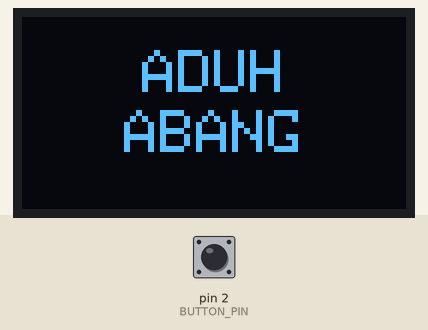
This sketch was run on a simulated Arduino Uno, built with avr-gcc and run on an emulated ATmega328P. Shown: 128×64 one-colour display. The test bench sets the inputs (shaded band); at power-on: pin 2 (BUTTON_PIN) HIGH.

Above: at 0.99 s.
1.3 s: pin 2 (BUTTON_PIN) pulled LOW for 3.2 s
At 4.84 s:
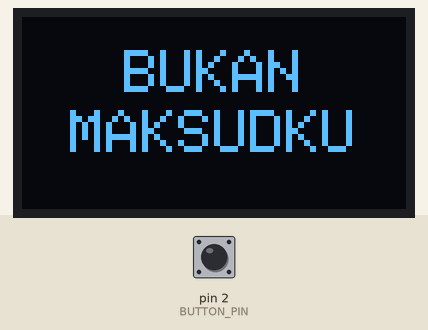
5.1 s: pin 2 (BUTTON_PIN) pulled LOW for 0.15 s
At 5.7 s:
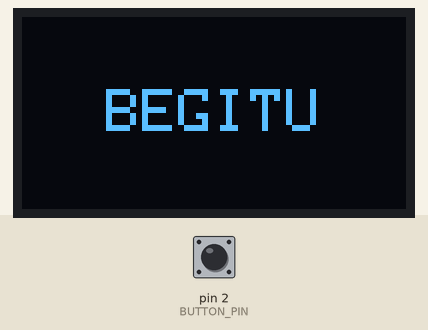
5.8 s: pin 2 (BUTTON_PIN) pulled LOW for 1 s
At 6.93 s:
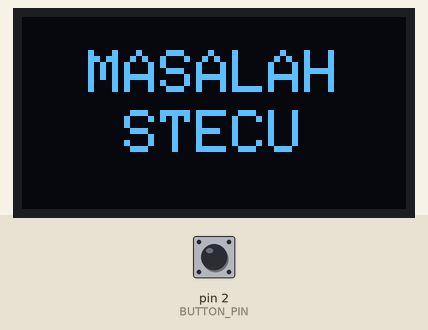
7.4 s: pin 2 (BUTTON_PIN) pulled LOW for 0.15 s
At 7.81 s:
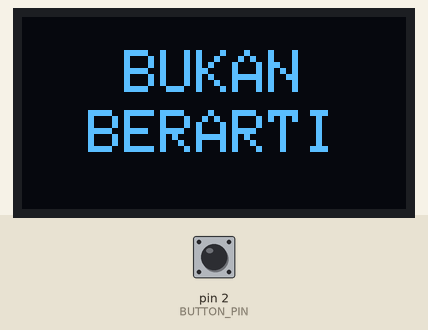
8.1 s: pin 2 (BUTTON_PIN) pulled LOW for 0.15 s
At 8.67 s:
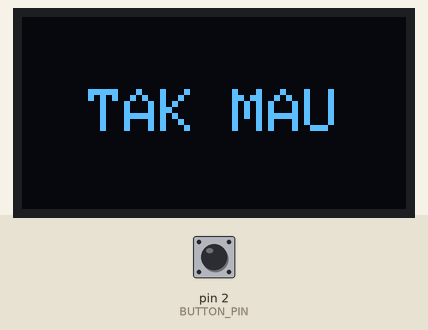
8.8 s: pin 2 (BUTTON_PIN) pulled LOW for 1 s
At 9.93 s:
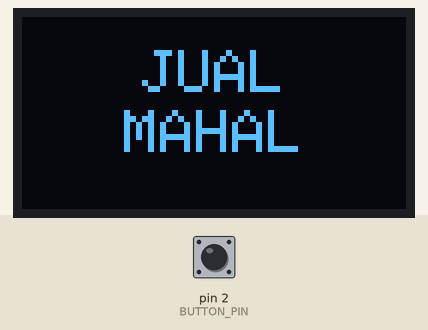
Timing chart, 0 to 11.4 s (numbered marks = the images above; inputs shaded):
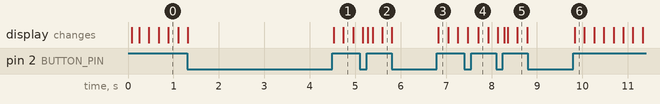

The sketch:

code_Stecu.ino
```cpp
#include <Wire.h>
#include <Adafruit_GFX.h>
#include <Adafruit_SSD1306.h>

#define SCREEN_WIDTH 128
#define SCREEN_HEIGHT 64
#define OLED_RESET -1
#define BUTTON_PIN 2

Adafruit_SSD1306 display(SCREEN_WIDTH, SCREEN_HEIGHT, &Wire, OLED_RESET);

const char* words[] = {
  "ADUH\nABANG",
  "BUKAN\nMAKSUDKU",
  "BEGITU",
  "MASALAH\nSTECU",
  "BUKAN\nBERARTI",
  "TAK MAU",
  "JUAL\nMAHAL",
  "DIKIT\nKAN BISA",
  "COBA\nKASE",
  "EFFORTNYA\nSAJA",
  "KALO\nMEMANG",
  "COCOK",
  "BISA\nDATANG",
  "KE RUMAH",
  "STECU"
};

int wordIndex = 0;
bool showText = true;
unsigned long lastBlink = 0;
const unsigned long blinkInterval = 200;

bool lastButtonState = HIGH;
unsigned long lastDebounceTime = 0;
const unsigned long debounceDelay = 50;

// Untuk efek goyang
int wobbleOffset = 0;
int wobbleDirection = 1;
unsigned long lastWobbleTime = 0;
const unsigned long wobbleInterval = 10;  // Lebih cepat goyangnya

void setup() {
  pinMode(BUTTON_PIN, INPUT_PULLUP);
  display.begin(SSD1306_SWITCHCAPVCC, 0x3C);
  display.clearDisplay();
  display.setTextSize(2);  // Ukuran teks diperbesar (2x)
  display.setTextColor(SSD1306_WHITE);
  display.display();
}

void loop() {
  // Debounce tombol
  bool currentButtonState = digitalRead(BUTTON_PIN);
  if (currentButtonState != lastButtonState) {
    lastDebounceTime = millis();
  }

  if ((millis() - lastDebounceTime) > debounceDelay) {
    if (currentButtonState == LOW) {
      wordIndex = (wordIndex + 1) % (sizeof(words) / sizeof(words[0]));
      while (digitalRead(BUTTON_PIN) == LOW);  // Tunggu sampai dilepas
    }
  }
  lastButtonState = currentButtonState;

  // Blink handler
  if (millis() - lastBlink > blinkInterval) {
    showText = !showText;
    lastBlink = millis();
  }

  // Wobble effect handler
  if (millis() - lastWobbleTime > wobbleInterval) {
    wobbleOffset += wobbleDirection;
    if (wobbleOffset > 3 || wobbleOffset < -3) {
      wobbleDirection *= -1;
    }
    lastWobbleTime = millis();
  }

  display.clearDisplay();

  if (showText) {
    char buffer[32];
    strcpy(buffer, words[wordIndex]);

    char* upperLine = strtok(buffer, "\n");
    char* lowerLine = strtok(NULL, "\n");

    if (strcmp(words[wordIndex], "STECU") == 0) {
      // Efek khusus STECU
      int16_t x1, y1;
      uint16_t w, h;
      display.getTextBounds("STECU", 0, 0, &x1, &y1, &w, &h);
      int xPos = (SCREEN_WIDTH - w) / 2;
      int yPos = (SCREEN_HEIGHT - h) / 2 + wobbleOffset;
      display.setCursor(xPos, yPos);
      display.print("STECU");
    }
    else if (lowerLine == NULL) {
      // Jika satu kata, posisikan di tengah
      int16_t x1, y1;
      uint16_t w, h;
      display.getTextBounds(upperLine, 0, 0, &x1, &y1, &w, &h);
      int xPos = (SCREEN_WIDTH - w) / 2;
      int yPos = (SCREEN_HEIGHT - h) / 2;
      display.setCursor(xPos, yPos);
      display.print(upperLine);
    }
    else {
      // Dua baris teks
      int16_t x1, y1;
      uint16_t w, h;

      display.getTextBounds(upperLine, 0, 0, &x1, &y1, &w, &h);
      int yPosUpper = (SCREEN_HEIGHT - h * 2) / 2 - 5;
      display.setCursor((SCREEN_WIDTH - w) / 2, yPosUpper);
      display.print(upperLine);

      display.getTextBounds(lowerLine, 0, 0, &x1, &y1, &w, &h);
      int yPosLower = (SCREEN_HEIGHT - h * 2) / 2 + 15;
      display.setCursor((SCREEN_WIDTH - w) / 2, yPosLower);
      display.print(lowerLine);
    }
  }

  display.display();
}
```

Measured:
- after the input at 5.1 s, the display: first differs from a run without the input after 0.18 s (image 2)
- after the input at 7.4 s, the display: first differs from a run without the input after 0.31 s (image 4)
- after the input at 8.1 s, the display: first differs from a run without the input after 0.18 s (image 5)
- after the input at 8.8 s, the display: changes after 1.0 s (image 6)
